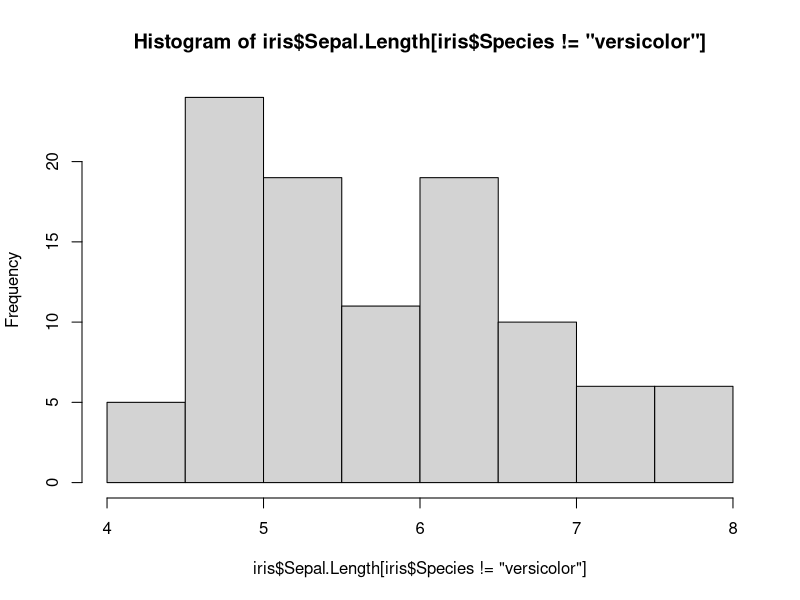
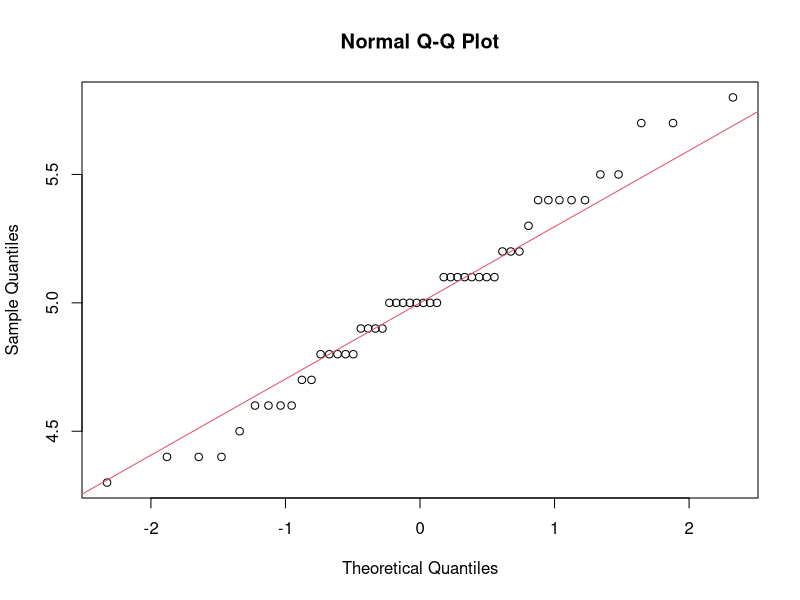
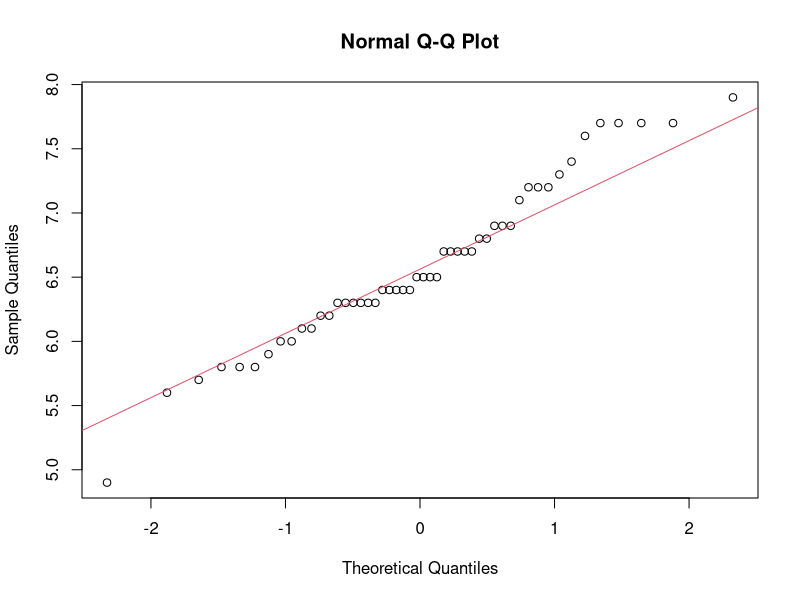
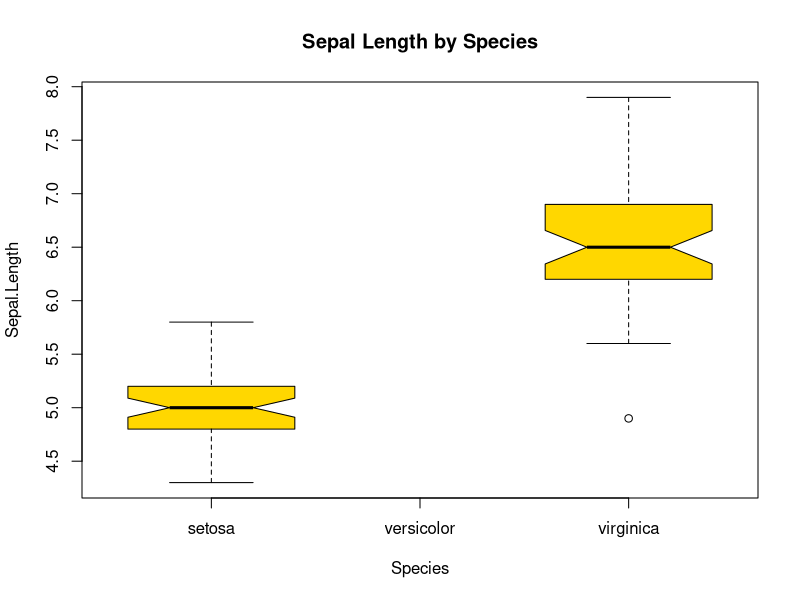
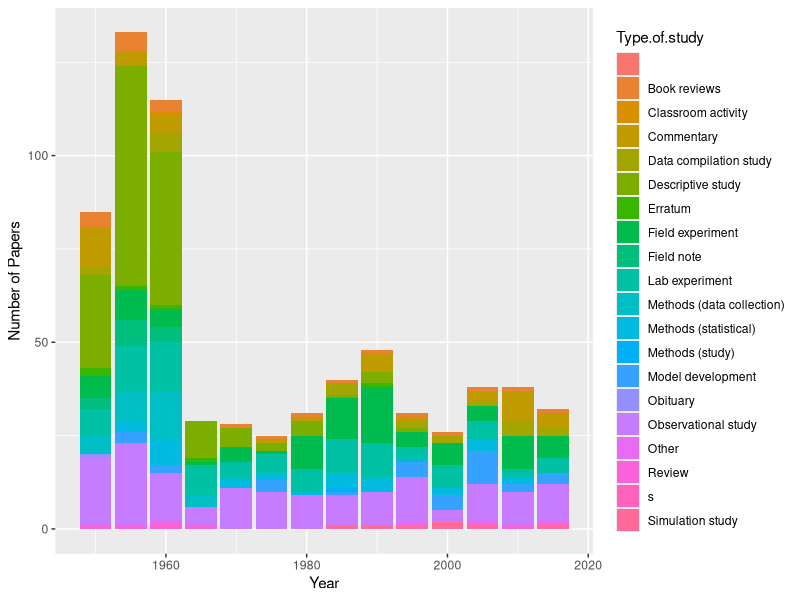
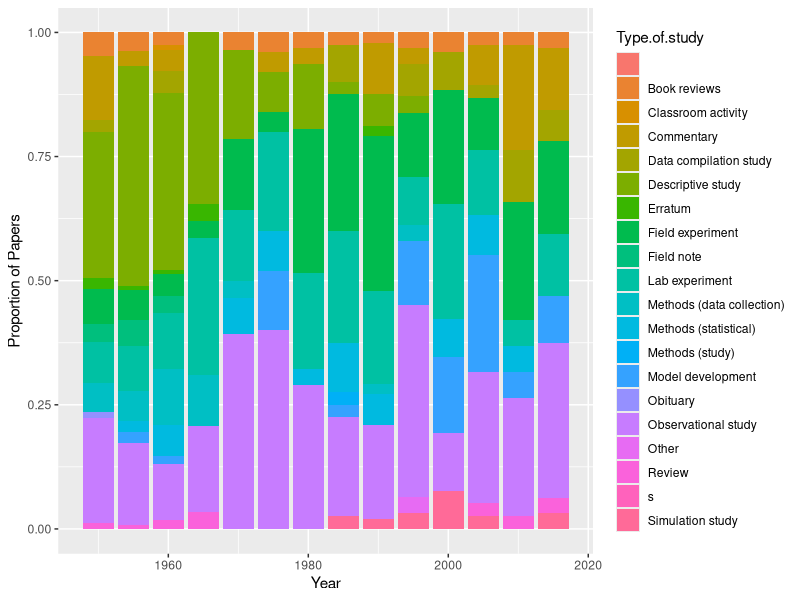
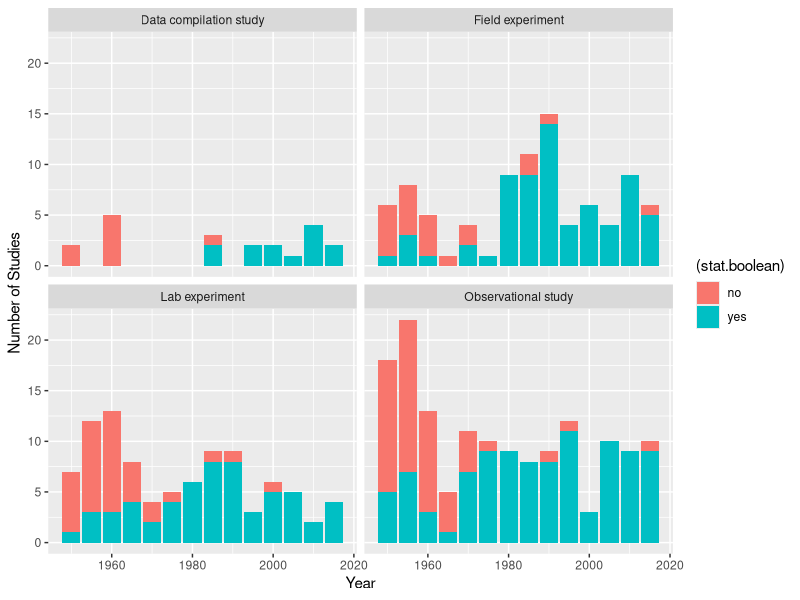
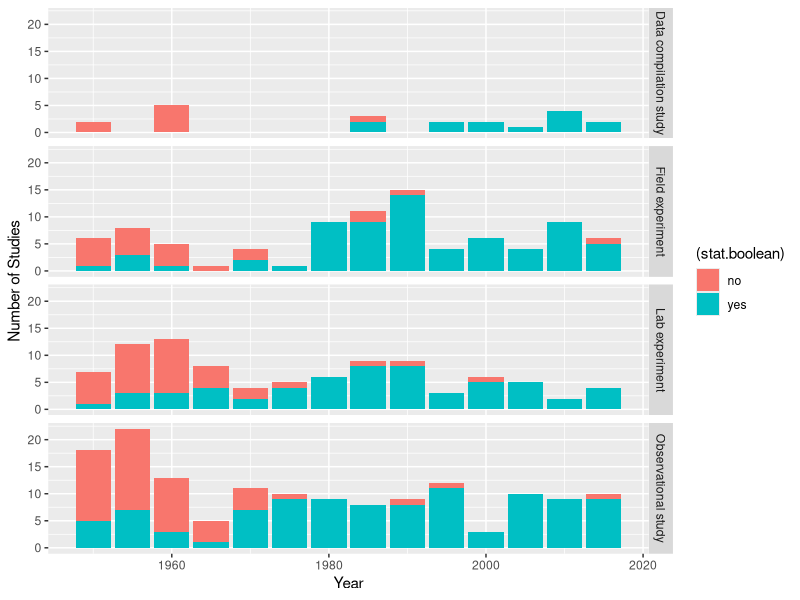

Reproduce these figures in R, in order.
# Example R Script for Intro To R & GITHUB
# Elise Larsen, 2019-01-09

#### OUTLINE
# 1. Example script for Intro to R, week 1 activity
# 2. Intro to Journal Review of Statistical Methods
# 3. Instructions for how to use this file in Intro to Github

# 1. Intro to R: Example script

#Looking at an existing dataset in R
summary(iris)

#iris data has 3 species. I select 2 to compare. There are many ways to do this. 
setosa.sl<-iris$Sepal.Length[iris$Species=="setosa"]
virginica.sl<-subset(iris$Sepal.Length, iris$Species=="virginica")

#analysis: t-test?

#test assumptions: Normality, Equal Variance

#Normality
hist(iris$Sepal.Length[iris$Species!='versicolor'])
## Perform the test
shapiro.test(setosa.sl)
shapiro.test(virginica.sl)

## Plot using a qqplot
qqnorm(setosa.sl);qqline(setosa.sl, col = 2)
qqnorm(virginica.sl);qqline(virginica.sl, col = 2)

#Equal variance
var(setosa.sl)
var(virginica.sl)
### DOES NOT PASS ASSUMPTION. Cannot use t.test()

##MANN WHITNEY U TEST / WILCOXON RANK  SUM TEST
# Wilcoxon rank sum test
wilcox.test(setosa.sl,virginica.sl)

## CONCLUSION: REJECT the idea that sepal lengths are the same between setosa and virginica species
## Sepal Lengths differ between species

##Plot sepal lengths by species
boxplot(Sepal.Length~Species, data=iris[iris$Species!="versicolor",], notch=TRUE,
        col=("gold"),
        main="Sepal Length by Species", xlab="Species")




#####################  END INTRO TO R HERE ###################




## 2. Intro to Journal Review of Statistical Methods

##LOAD DATA
stat.review<-read.csv("StatMethodReview.csv", header=T)

##VIEW DATA
head(stat.review) #shows column names and first 5 rows
summary(stat.review) #gives summary statistics by column

#dplyr is a very useful package for manipulating data
#install.packages("dplyr") ## install this package if needed
#install.packages("ggplot2") ## install this package if needed
library(dplyr)
library(ggplot2)

##LOOKING AT TRENDS OVER TIME


##Type of study by year

paper.x.year<-stat.review %>%
  group_by(Year, Type.of.study) %>%
  summarize(n())
names(paper.x.year)[3]<-"n.papers"

## Visualizations
## Grouped
#ggplot(paper.x.year, aes(fill=Type.of.study, y=n.papers, x=Year)) + 
#  geom_bar(position="dodge", stat="identity")

# Stacked
ggplot(paper.x.year, aes(fill=Type.of.study, y=n.papers, x=Year)) + 
  geom_bar( stat="identity") +
  ylab("Number of Papers")


# Stacked Percent
ggplot(paper.x.year, aes(fill=Type.of.study, y=n.papers, x=Year)) + 
  geom_bar( stat="identity", position="fill") + 
  ylab("Proportion of Papers")



#### SUBSET Papers to *Studies*

#Look at the Proportion of studies (observational, field experiment, lab experiment, data compilation study only) that:
# Use statistics

##FILTER TO "STUDIES"
studytypes<-c("Observational study","Field experiment","Lab experiment", "Data compilation study")

#Filter Data
study.review <- stat.review %>%
  filter(Type.of.study %in% studytypes) %>%
  select(Year, Type.of.study, No.statistical.test, Correlation, GOF, Regression, Non.linear, Other.model)
study.review$Type.of.study<-factor(study.review$Type.of.study)


#### HOW OFTEN WERE STATISTICAL TESTS PRESENTED IN STUDIES?
#NA in "No.statistical.test" indicates some statistical test was performed
study.review$stat.boolean<-"no"
study.review$stat.boolean[is.na(study.review$No.statistical.test)]<-"yes"
study.review$stat.boolean<-factor(study.review$stat.boolean)

#summarize data of interest
study.x.year<-study.review %>%
  group_by(Year, Type.of.study, stat.boolean) %>%
  summarize(n())
names(study.x.year)[4]<-"n.studies"

## Visualizations
## stacked
plotnostatsgroup<-ggplot(study.x.year, aes(fill=(stat.boolean), y=n.studies, x=Year)) + 
  geom_bar(stat="identity") +
  ylab("Number of Studies")

#Facet by study type
plotnostatsgroup + facet_wrap(~Type.of.study, ncol=2)
plotnostatsgroup + facet_grid(Type.of.study ~ .)

# Stacked Percent
plotnostatsgroupProp<-ggplot(study.x.year, aes(fill=(stat.boolean), y=n.studies, x=Year)) + 
  geom_bar( stat="identity", position="fill") + 
  ylab("Proportion of Studies")
#Facet by study type
plotnostatsgroupProp + facet_wrap(~Type.of.study, ncol=2)
plotnostatsgroupProp + facet_grid(Type.of.study ~ .)



# Look at what Type of statistics were used (Correlation, GOF, Regression, Other)
study.review$stat.type<-as.factor("none")
levels(study.review$stat.type)<-c("none","correlation","regression","gof","multiple","other")
study.review$stat.type[study.review$Correlation==1]<-"correlation"
study.review$stat.type[study.review$GOF==1 & is.na(study.review$Correlation)]<-"gof"
study.review$stat.type[study.review$GOF==1 & study.review$Correlation==1]<-"multiple"
study.review$stat.type[study.review$Regression==1 & is.na(study.review$GOF) & is.na(study.review$Correlation)]<-"regression"
study.review$stat.type[study.review$Regression==1 & study.review$Correlation==1]<-"multiple"
study.review$stat.type[study.review$Regression==1 & study.review$GOF==1]<-"multiple"
study.review$stat.type[study.review$stat.type=="none" & study.review$stat.boolean=="yes"]<-"other"


#summarize data of interest
test.x.year<-study.review %>%
  group_by(Year, Type.of.study, stat.type) %>%
  summarize(n())
names(test.x.year)[4]<-"n.studies"

## Visualizations
# Try this palette with black from http://www.cookbook-r.com/Graphs/Colors_(ggplot2)/#a-colorblind-friendly-palette:
cbbPalette <- c("#000000", "#E69F00", "#56B4E9", "#009E73", "#F0E442", "#0072B2", "#D55E00", "#CC79A7")

## stacked
plotstattypes<-ggplot(test.x.year, aes(fill=(stat.type), y=n.studies, x=Year)) + 
  geom_bar(stat="identity") +
  scale_fill_manual(values=cbbPalette) +
  ylab("Number of Studies")

#Facet by study type
plotstattypes + facet_wrap(~Type.of.study, ncol=2)
plotstattypes + facet_grid(Type.of.study ~ .)

# Stacked Percent
plotstattypesProp<-ggplot(test.x.year, aes(fill=(stat.type), y=n.studies, x=Year)) + 
  geom_bar( stat="identity", position="fill") + 
  scale_fill_manual(values=cbbPalette) +
  ylab("Proportion of Studies")
#Facet by study type
plotstattypesProp
plotstattypesProp + facet_wrap(~Type.of.study, ncol=2)
plotstattypesProp + facet_grid(Type.of.study ~ .)

### Class Activities:

##Filter data to only regression studies (using "Regression" column NOT "stat.type" column)
regression.review <- stat.review %>%
  filter(Regression==1) %>%
  select(Year, Type.of.study, Regression, X.Auth, Solution.to.assumptions.of.non.normality, Mixed.effects, Model.selection)

# Look at the proportion of regression studies over time that:
#  act as if all assumptions met
#  deal with non-normal errors 
#  use different approaches to deal with non-normal errors (Xform, NP, AltDist)
#  deal with non-independence (mixed model)


#####################  END INTRO TO STAT REVIEW ###################




## 3. Intro to Github: Instructions 
##    ALL LINES BELOW COMMENTED OUT BUT YOU WILL RUN SOME OF THEM
##
## AFTER creating Github account, keep Github credentials available. 
## If you haven't already: 

## A. Configure Github:
## install if needed (do this exactly once):
## RUN:
# install.packages("usethis")

##configure name & email using your own name and email and then RUN:
#library(usethis)
#use_git_config(user.name = "YOUR NAME", user.email = "YOUREMAIL@georgetown.edu")

## B. Create a new RStudio project, select Version Control, Git, and use this repository link:
## https://github.com/leslieries/AdvancedModelsCourse
## On the top left panel, you'll now see a "Git" tab. 
## Within the git tab, the branch of the git repository you are on is int he top right corner. 
## The default is "master"
## Use the icon to the left to create a new branch  
## Edit this file in that branch.
## Commit the changes to your branch (include a commit message).

### FOR THE FOLLOWING, YOU WILL NEED TO BE ADDED AS A COLLABORATOR ON GITHUB.
# Switch to master branch.
# Merge branches (using shell in Tools menu).
# Push changes to origin.

## Vaughn's Analysis ##

stat.review$page.len = as.numeric(stat.review$End.pg)-as.numeric(stat.review$Start.pg)
plot(log(stat.review$page.len)~stat.review$Year, ylab="Number of Pages (log10)", xlab="Year") # plot page lengths for studies (ignoring erroenous page lengths)